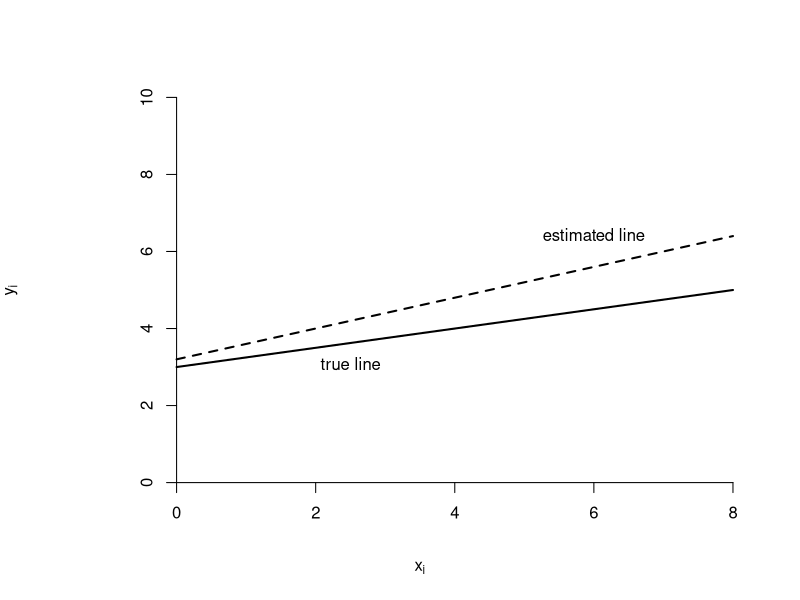
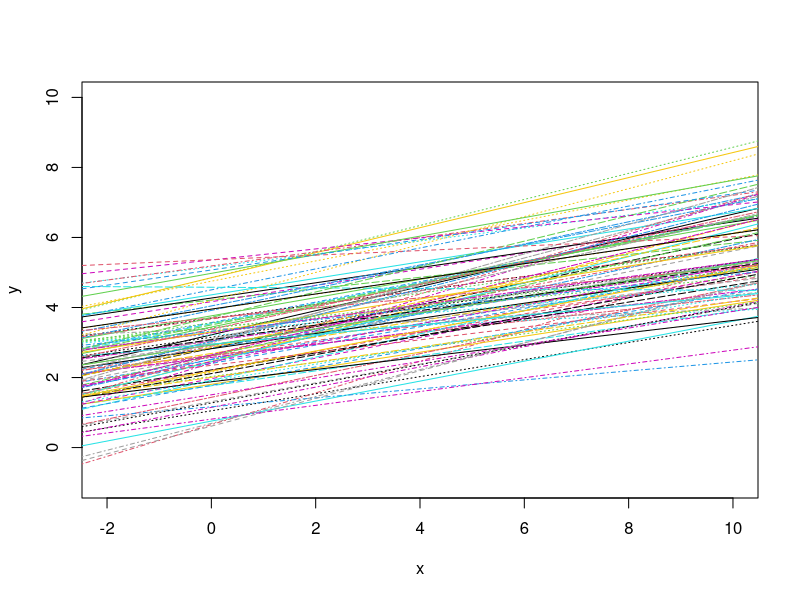
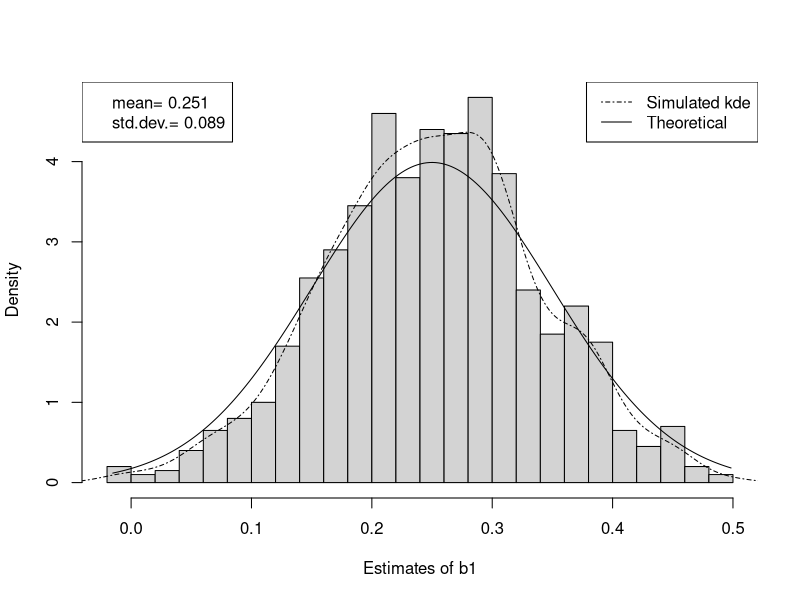
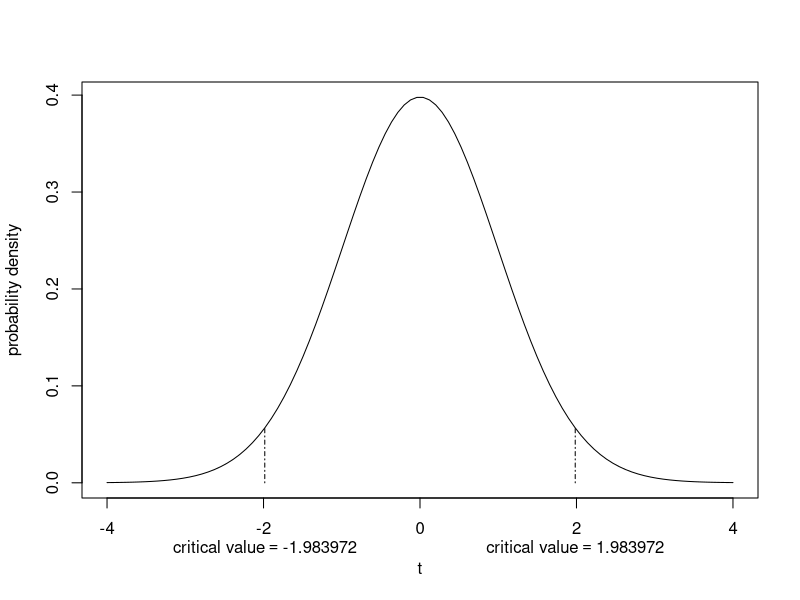
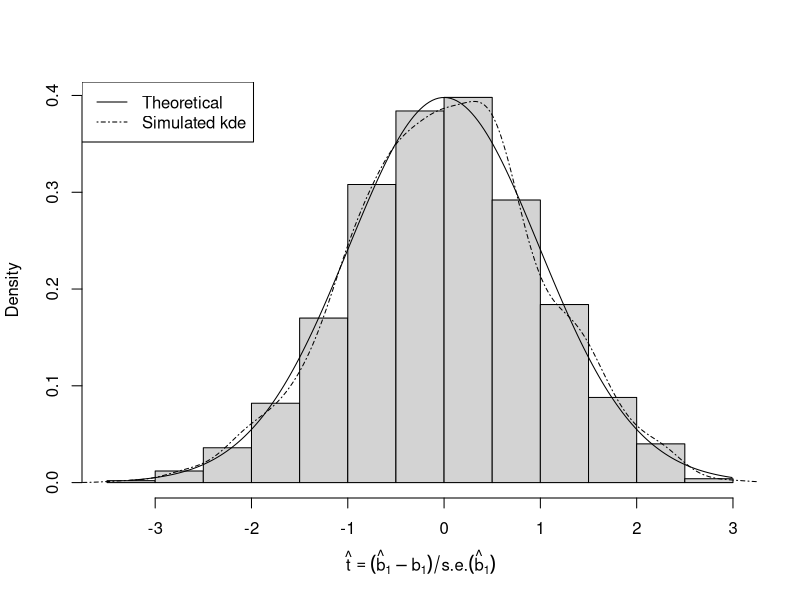
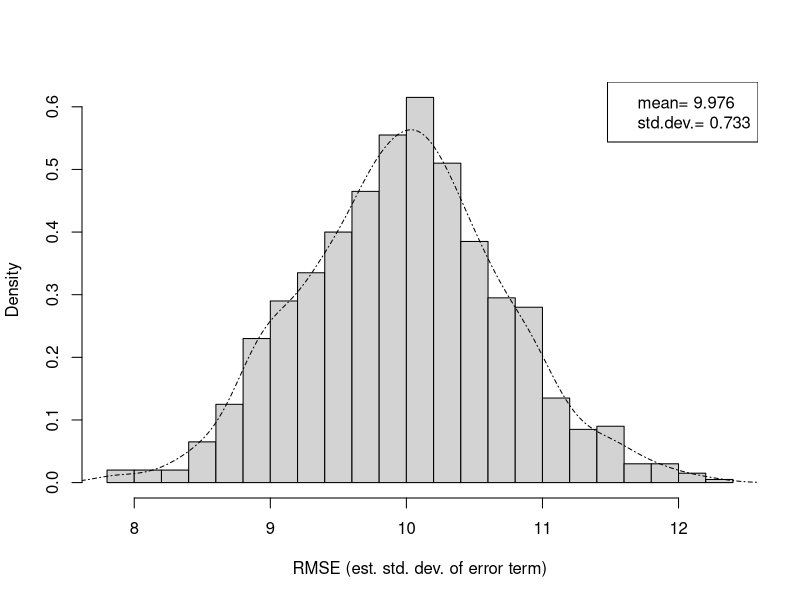
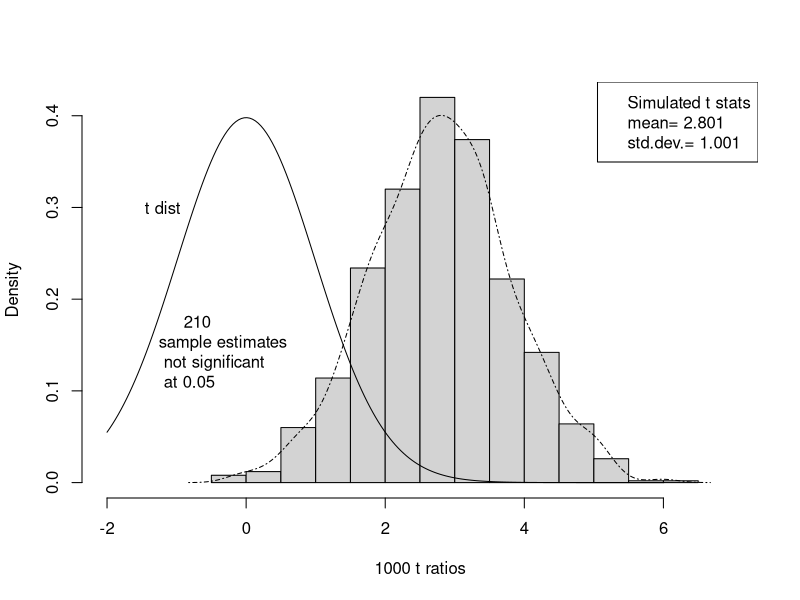
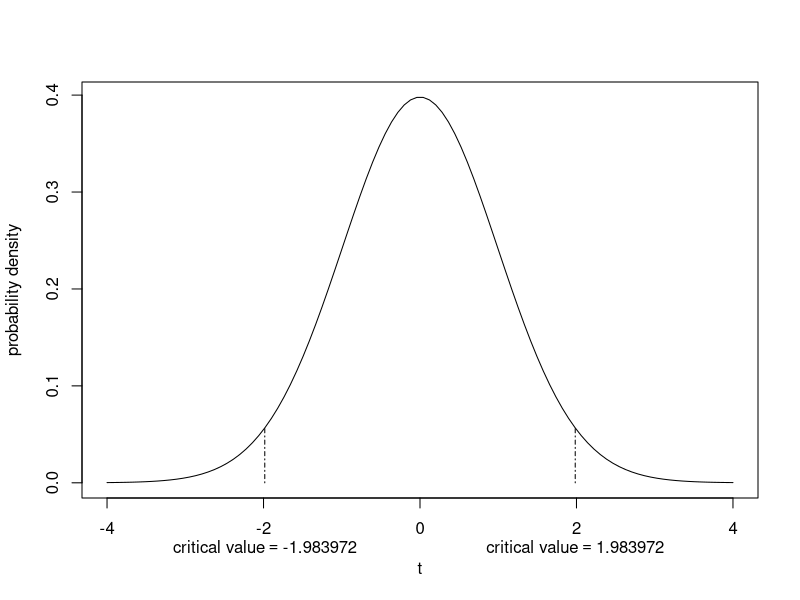

Here is the R script that generated these plots, in order:
### R code from vignette source 'Regression-2-lecture.Rnw'

###################################################
### code chunk number 1: Regression-2-lecture.Rnw:31-32
###################################################
  if(exists(".orig.enc")) options(encoding = .orig.enc)


###################################################
### code chunk number 2: Regression-2-lecture.Rnw:80-82
###################################################
unlink("plots2")
dir.create("plots2", showWarnings=F)


###################################################
### code chunk number 3: Roptions
###################################################
options(device = pdf)
options(width=160, prompt=" ", continue="  ")
options(useFancyQuotes = FALSE) 
#set.seed(12345)
op <- par() 
pjmar <- c(5.1, 5.1, 1.5, 2.1) 
#pjmar <- par("mar")
options(SweaveHooks=list(fig=function() par(mar=pjmar, ps=12)))
pdf.options(onefile=F,family="Times",pointsize=12)


###################################################
### code chunk number 4: line50
###################################################
library(rockchalk)
x <- c(0,8)
fest <- function(x){3.2 + 0.4*x}
y <- fest(x)
plot(y ~ x, type="l", xlab=expression(paste(x[i])), ylab=expression(paste(y[i])), ylim=c(0,10), xlim=c(-1,8), axes=F, lty=2, lwd=2)
axis(1, pos=0)
axis(2, pos=0) 
ftrue <- function(x){3 + 0.25*x}
lines(c(0,8), ftrue(c(0,8)), lty=1, lwd=2)
text(6, 1.15*fest(6), "estimated line")
text(2.5,0.85*ftrue(2.5), "true line")


###################################################
### code chunk number 5: sim5
###################################################
Nsampsize <- 100
set.seed(12345)
b0 <- 3; b1 <- 0.25; stde <- 10;
x <- rnorm(Nsampsize, m=0, sd=10);
simr <- function(i){
y <- b0 + b1 * x + stde*rnorm(Nsampsize)
myr <- lm(y ~ x)
}
nsims <- 1000
mregs <- lapply(1:nsims, simr)


###################################################
### code chunk number 6: sim6
###################################################
plot(x=seq(-2,10, length=20), y=seq(-1, 10, length=20), type="n", xlab="x", ylab="y")
for(i in 1:100){
abline(mregs[[i]], lty=i, col=i)
}


###################################################
### code chunk number 7: sim10
###################################################
res <- lapply(mregs, summary)
b1hat <- vector(nsims, mode="numeric")
for (i in 1:nsims){ b1hat[i] <- coefficients(res[[i]])[2,1]}

hist(b1hat, breaks=20, probability=T, main="", xlab="Estimates of b1")
lines(density(b1hat), lty=4)
rb1hat <- range(b1hat)
xseq <- seq(from=rb1hat[1],to=rb1hat[2],length.out=200)
nseq <- dnorm(xseq, m=b1, s=0.1)
lines(xseq, nseq, lty=1)

legend("topright",legend=c("Simulated kde","Theoretical"), lty=c(4,1))
legend("topleft", legend=c(paste("mean=",round(mean(b1hat),3)),paste("std.dev.=",round(sd(b1hat),3)) ))


###################################################
### code chunk number 8: t10
###################################################
x <- seq(-4,4, length.out=100)
probx <- dt(x, df=100)
plot(x, probx, type="l", xlab="t", ylab="probability density")
tcritl <- qt(0.025, df=100)
tcrith <- qt(0.025, df=100, lower.tail=FALSE)
lines( c(tcritl, tcritl), c(0, dt(tcritl, df=100)), lty=4)
lines( c(tcrith, tcrith), c(0, dt(tcrith, df=100)), lty=4)
mtext(bquote("critical value" == .(tcritl)), side=1, at=tcritl, line=2)
mtext(bquote("critical value" == .(tcrith)), side=1, at=tcrith, line=2)


###################################################
### code chunk number 9: sim30
###################################################
tb1hat <- vector(nsims, mode="numeric")
for (i in 1:nsims){ tb1hat[i] <- (coefficients(res[[i]])[2,1]-b1)/coefficients(res[[i]])[2,2]}
hist(tb1hat, breaks=20, probability=T, main="", xlab=expression( hat(t) == (hat(b)[1]-b[1])/s.e.(hat(b)[1])))
lines(density(tb1hat), lty=4)
rtb1hat <- range(tb1hat)
xseq <- seq(from=rtb1hat[1],to=rtb1hat[2],length.out=200)
lines(xseq, dt(xseq, df=98))
legend("topleft", legend=c("Theoretical", "Simulated kde"), lty=c(1,4))


###################################################
### code chunk number 10: sim50
###################################################
rmse <- vector(nsims, mode="numeric")
for (i in 1:nsims){ rmse[i] <- res[[i]]$sigma}
hist(rmse, breaks=20, probability=T, main="", xlab="RMSE (est. std. dev. of error term)")
lines(density(rmse), lty=4)
legend("topright",legend=c(paste("mean=",round(mean(rmse),3)),paste("std.dev.=",round(sd(rmse),3)) ))


###################################################
### code chunk number 11: inced60
###################################################
require(car)
incedmod1 <- lm(income~education, data=Prestige)
summary(incedmod1)


###################################################
### code chunk number 12: inced61
###################################################
incedvcov <- vcov(incedmod1)
incedvcov


###################################################
### code chunk number 13: inced61B
###################################################
sqrt(diag(incedvcov))


###################################################
### code chunk number 14: sim31
###################################################
tb1 <- vector(nsims, mode="numeric")
for (i in 1:nsims){ tb1[i] <- coefficients(res[[i]])[2,3]}
hist(tb1, breaks=20, probability=T, main="", xlab="1000 t ratios", xlim=c(-2,7))
nnotsig <- length(which(tb1< 1.983))  ##qt(0.025, df=100)))
lines(density(tb1), lty=4)
rtb1 <- range(tb1)
xseq <- seq(from=rtb1[1],to=rtb1[2],length.out=200)
legend("topright", legend=c("Simulated t stats", paste("mean=",round(mean(tb1),3)),paste("std.dev.=",round(sd(tb1),3)) ))
text(-1.4, 0.13, pos=4, labels=c(paste("    ",nnotsig,"\nsample estimates\n not significant \n at 0.05")))
rtb1 <- range(tb1)
xseq <- seq(from=-2,to=rtb1[2],length.out=200)
lines(xseq, dt(xseq, df=98))
text(-1.2, 0.3, "t dist")


###################################################
### code chunk number 15: t11
###################################################
x <- seq(-4,4, length.out=100)
probx <- dt(x, df=100)
plot(x, probx, type="l", xlab="t", ylab="probability density", main="")
tcritl <- qt(0.025, df=100)
tcrith <- qt(0.025, df=100, lower.tail=FALSE)
lines( c(tcritl, tcritl), c(0, dt(tcritl, df=100)), lty=4)
lines( c(tcrith, tcrith), c(0, dt(tcrith, df=100)), lty=4)
mtext(bquote("critical value" == .(tcritl)), side=1, at=tcritl, line=2)
mtext(bquote("critical value" == .(tcrith)), side=1, at=tcrith, line=2)


###################################################
### code chunk number 16: t12
###################################################
x <- seq(-4,4, length.out=100)
probx <- dt(x, df=100)
plot(x, probx, type="l", xlab="t", ylab="probability density", main="")
tcrith <- qt(0.05, df=100, lower.tail=FALSE)
lines( c(tcrith, tcrith), c(0, dt(tcrith, df=100)), lty=4)
mtext(bquote("critical value" == .(tcrith)), side=1, at=tcrith, line=2)


###################################################
### code chunk number 17: inced63
###################################################
confint(incedmod1)


###################################################
### code chunk number 18: sim40
###################################################
rsq <- vector(nsims, mode="numeric")
for (i in 1:nsims){ rsq[i] <- res[[i]]$r.square}
hist(rsq, breaks=20, probability=T, main="", xlab="R square")
lines(density(rsq), lty=4)
legend("topright",legend=c(paste("mean=",round(mean(rsq),3)),paste("std.dev.=",round(sd(rsq),3)) ))


###################################################
### code chunk number 19: wrong10
###################################################
b0 <- 2
b1 <- 3
plot(x=seq(0,10, length=10), y=seq(0,40, length=10), type="n", xlab="x", ylab="y")
abline(a=b0, b=b1, lwd=2)
abline(a=b0+8, b=b1, lty=3, col=gray(0.8), lwd=2)
abline(a=b0-8, b=b1, lty=3, col=gray(0.8), lwd=2)
text(1, 35, labels="Don't do this! \n it is wrong!")
arrows(4, b0+b1*4,	4, (b0+8)+b1*4 , angle=90, length=0.05, code=3)
text(4, (b0+8)+b1*4 , labels=expression(hat(y) + 2 %*% rmse), pos=2)
arrows(5, b0+b1*5,	5, (b0-8)+b1*5 , angle=90, length=0.05, code=3)
text(5.2, (b0-8)+b1*5 , labels=expression(hat(y) - 2 %*% rmse), pos=4)


###################################################
### code chunk number 20: RMSE10
###################################################
x <- rnorm(100, m=50,s=10)
y <- 2 + 3 * x + 80 * rnorm(100)
plot(x,y, type="n",xlab="Indep. Var.", ylab="Dep. Var",ylim=c(0,350))
for(i in 1:100){
  y <- 2 + 3 * x + rnorm(100, m=0, s=80)
  mod <- lm (y ~ x)
  abline(mod,col=gray(.80))
}
points(x,y)


###################################################
### code chunk number 21: pom1
###################################################
predictOMatic(incedmod1, predVals = list(education = "quantile"), n = 10, interval = "confidence")


###################################################
### code chunk number 22: pom2
###################################################
predictOMatic(incedmod1, predVals = list(education = "quantile"), n = 10, interval = "prediction")


###################################################
### code chunk number 23: inced660
###################################################
plotSlopes(incedmod1, plotx = "education", interval = "confidence")


###################################################
### code chunk number 24: inced670
###################################################
plotSlopes(incedmod1, plotx = "education", interval = "prediction", col = "red")


###################################################
### code chunk number 25: chile10
###################################################

require(car)
cmod10 <- lm(statusquo~income, data=Chile)
outreg(cmod10, showAIC=F, float=F)


###################################################
### code chunk number 26: chile10sum
###################################################
summary(cmod10)


###################################################
### code chunk number 27: chile20
###################################################
library(car)
Chile$income2 <- Chile$income/1000000
cmod20 <- lm(statusquo~income2, data=Chile)
outreg(cmod20, showAIC=F, float=F)


###################################################
### code chunk number 28: chile20sum
###################################################
summary(cmod20)


###################################################
### code chunk number 29: int10
###################################################
x <- rpois(100, lambda=7) + 7
y <- 1012 + 122*x + 250*rnorm(100)
plot(x,y, xlab="education",ylab="income",xlim=c(0, max(x)), ylim=c(0, max(y)))
abline(lm(y~x))


###################################################
### code chunk number 30: int20
###################################################
oldx <- x
x <- x- min(x)
plot(x,y, xlab="education - 7", ylab="income", ylim=c(0, max(y)))
abline(lm(y~x))


###################################################
### code chunk number 31: int30
###################################################
x <- oldx- mean(oldx)
plot(x, y, xlab="mean centered education",ylab="income")
dat <- data.frame(x,y)
newx <- seq( min(x), max(x), length=100)
mod <- lm(y ~ x, data=dat)
axis(2, pos=0, labels=F)
abline(v=0)
p1 <-  predict(mod, newdata=data.frame(x=newx), interval=c("prediction"))
p2 <-  predict(mod, newdata=data.frame(x=newx), interval=c("confidence"))
lines(newx, p1[,1], lty=1)
lines(newx, p1[,2], lty=2)
lines(newx, p1[,3], lty=3)
lines(newx, p2[,2], lty=4)
lines(newx, p2[,3], lty=5)


###################################################
### code chunk number 32: Regression-2-lecture.Rnw:1236-1237
###################################################
outreg(lm(y~oldx), showAIC=F)


###################################################
### code chunk number 33: Regression-2-lecture.Rnw:1242-1243
###################################################
outreg(lm(y~x), showAIC=F)


###################################################
### code chunk number 34: beta05
###################################################
x <- rnorm(100)
y <- 1 + 5*x + 10*rnorm(100)
dat <- data.frame(x =as.numeric(scale(x, scale=T, center=T)),
y = as.numeric(scale(y, scale=T, center=T)))
modbeta <- lm(y ~ x -1, data = dat)
outreg(modbeta, tight=F, showAIC=F)


###################################################
### code chunk number 35: beta10
###################################################
plot(x,y, xlab="Standardized x", ylab="Standardized y")
abline(v=c(-2,-1,0,1,2)*sd(x),lty=4)
abline(h=c(-2,-1,0,1,2)*sd(y), lty=2)
abline(modbeta)
